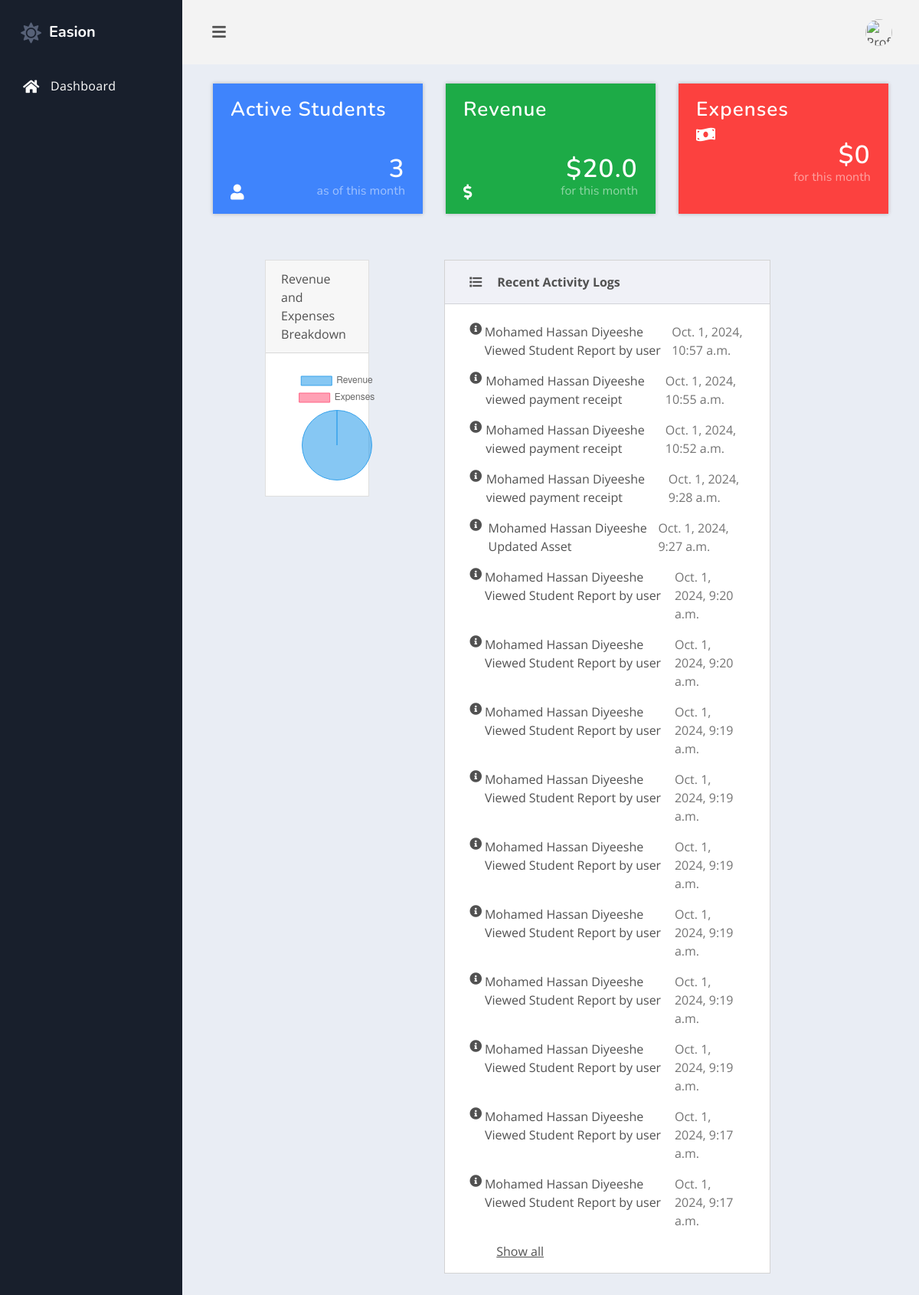
Before: /school/ with the older database file.
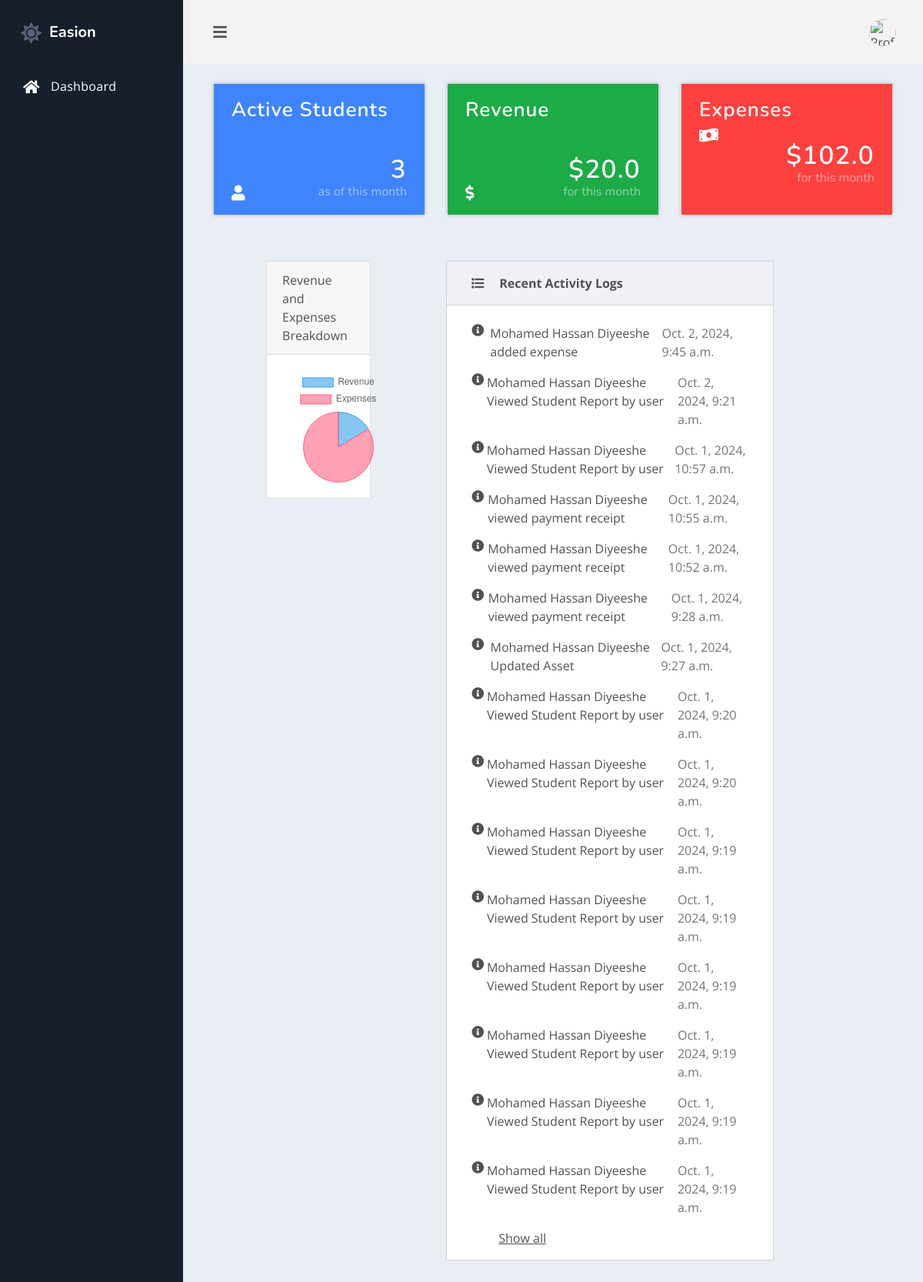
After: the same page with the newer database file.
### Users/models.py (models this page shows, shortened)
class ActivityLog(models.Model):
    user = models.ForeignKey(Users, on_delete=models.CASCADE)
    action = models.CharField(max_length=255)
    timestamp = models.DateTimeField(default=timezone.now)
    content_type = models.CharField(max_length=255)
    object_id = models.PositiveIntegerField()
    description = models.TextField(null=True, blank=True)

class Users(AbstractUser):
    email = models.EmailField(unique=True, blank=False, null=False)
    phone = models.CharField(max_length=15, blank=False, null=False)
    avatar = models.ImageField(upload_to='avatars/', blank=True, null=True)
    gender = models.CharField(max_length=10, choices=[('Male', 'Male'), ('Female', 'Female')], blank=True, null=True)
    is_admin = models.BooleanField(default=False)
    modified_at = models.DateTimeField(auto_now=True)
    user_must_change_password = models.BooleanField(default=False)
    title = models.CharField(max_length=50, blank=True, null=True)
    login_attempts = models.IntegerField(default=0, blank=True, null=True)
    last_login_device = models.TextField(blank=True, null=True)
    groups = models.ManyToManyField(Group, related_name='custom_user_set', blank=True)
    user_permissions = models.ManyToManyField(Permission, related_name='custom_user_permissions_set', blank=True)
    USERNAME_FIELD = 'email'  # Use email to login instead of username
    REQUIRED_FIELDS = ['username']  # Keep username required for Django Admin compatibility
    class Meta:
        db_table = 'users'
        ordering = ['-username']
        permissions = [
            ('manage_role_groups', 'Can Add Or Delete Role From The Group'),
            ('remove_role_from_group', 'Can Remove Role From Group'),
            ('assign_user_to_group', 'Can Assign User To Group'),
            ('role_report', 'Can See Roles Report'),
            ('view_dashboard', 'Can view dashboard'),
        ]
    def get_full_name(self):
        return f"{self.first_name} {self.last_name}"

### dashapp/views.py (the view)
# urls.py: path('', views.index, name='index'),  # This is the root URL
def index(request):
    total_active_students = Student.objects.filter(status='Active').count()
    current_month = timezone.now().month
    current_year = timezone.now().year
    total_revenue = Payment.objects.filter(date_paid__year=current_year, date_paid__month=current_month).aggregate(total=Sum('amount_paid'))['total'] or 0
    total_expenses = Expense.objects.filter(date_incurred__year=current_year, date_incurred__month=current_month).aggregate(total=Sum('amount'))['total'] or 0
    total_revenue = float(total_revenue) if total_revenue else 0
    total_expenses = float(total_expenses) if total_expenses else 0
    months = ['January', 'February', 'March', 'April', 'May', 'June', 'July', 'August', 'September', 'October', 'November', 'December']
    monthly_revenue = []
    monthly_expenses = []
    for month in range(1, 13):
        monthly_rev = Payment.objects.filter(date_paid__year=current_year, date_paid__month=month).aggregate(total=Sum('amount_paid'))['total'] or 0
        monthly_exp = Expense.objects.filter(date_incurred__year=current_year, date_incurred__month=month).aggregate(total=Sum('amount'))['total'] or 0
        monthly_revenue.append(monthly_rev)
        monthly_expenses.append(monthly_exp)
    print("Months:", months)
    print("Monthly Revenue:", monthly_revenue)
    print("Monthly Expenses:", monthly_expenses)
    recent_activity_logs = ActivityLog.objects.all().order_by('-timestamp')[:15]
    context = {
        'total_active_students': total_active_students,
        'total_revenue': total_revenue,
        'total_expenses': total_expenses,
        'months': months,
        'monthly_revenue': monthly_revenue,
        'monthly_expenses': monthly_expenses,
        'recent_activity_logs': recent_activity_logs,
    }
    return render(request, 'index.html', context)

### Templates/index.html (shortened to what this page needs)
{% extends "base.html" %}
{% block content %}
<div class="container-fluid">
    <div class="row dash-row">
        <div class="col-xl-4">
            <div class="stats stats-primary">
                <h3 class="stats-title"> Active Students </h3>
                <div class="stats-content">
                    <div class="stats-icon">
                        <i class="fas fa-user"></i>
                    </div>
                    <div class="stats-data">
                        <div class="stats-number">{{ total_active_students }}</div>
                        <div class="stats-timeframe">as of this month</div>
                    </div>
                </div>
            </div>
        </div>
        <div class="col-xl-4">
            <div class="stats stats-success">
                <h3 class="stats-title"> Revenue </h3>
                <div class="stats-content">
                    <div class="stats-icon">
                        <i class="fas fa-dollar-sign"></i>
                    </div>
                    <div class="stats-data">
                        <div class="stats-number">${{ total_revenue }}</div>
                        <div class="stats-timeframe">for this month</div>
                    </div>
                </div>
            </div>
        </div>
        <div class="col-xl-4">
            <div class="stats stats-danger">
                <h3 class="stats-title"> Expenses </h3>
                <div the="stats-content">
                    <div class="stats-icon">
                        <i class="fas fa-money-bill-wave"></i>
                    </div>
                    <div class="stats-data">
                        <div class="stats-number">${{ total_expenses }}</div>
                        <div class="stats-timeframe">for this month</div>
                    </div>
                </div>
            </div>
        </div>
    </div>
    <div class="row">
        <div class="row">
            <div class="col-md-6 offset-md-3">
                <div class="card">
                    <div class="card-header">Revenue and Expenses Breakdown</div>
                    <div class="card-body">
                        <canvas id="revenueExpensesPieChart" style="height: 400px;"></canvas>
                    </div>
                </div>
            </div>
        </div>
            <div class="col-xl-6">
                <div class="card easion-card">
                    <div class="card-header">
                        <div class="easion-card-icon">
                            <i class="fas fa-list"></i>
                        </div>
                        <div class="easion-card-title"> Recent Activity Logs </div>
                    </div>
                    <div class="card-body">
                        <div class="notifications">
                            {% for log in recent_activity_logs %}
                            <a href="#!" class="notification">
                                <div class="notification-icon">
                                    <i class="fas fa-info-circle"></i>
                                </div>
                                <div class="notification-text">{{ log.user.get_full_name }} {{ log.action }}</div>
                                <span class="notification-time">{{ log.timestamp }}</span>
                            </a>
                            {% endfor %}
                            <div class="notifications-show-all">
                                <a href="{% url 'activity_log_list' %}">Show all</a>
                            </div>
                        </div>
                    </div>
                </div>
            </div>
    </div>
</div>
{% endblock %}
{% block extra_script %}
<script>
document.addEventListener('DOMContentLoaded', function () {
    var ctx = document.getElementById('revenueExpensesPieChart').getContext('2d');
    var myPieChart = new Chart(ctx, {
        type: 'pie',
        data: {
            labels: ['Revenue', 'Expenses'],
            datasets: [{
                data: [{{ total_revenue }}, {{ total_expenses }}],  // Use actual revenue and expense totals
                backgroundColor: ['rgba(54, 162, 235, 0.6)', 'rgba(255, 99, 132, 0.6)'],
                borderColor: ['rgba(54, 162, 235, 1)', 'rgba(255, 99, 132, 1)'],
                borderWidth: 1
            }]
        },
        options: {
            responsive: true,
            plugins: {
                legend: {
                    position: 'top'
                }
            }
        }
    });
});
</script>
{% endblock %}

### Templates/base.html (shortened to what this page needs)
<html lang="en">
<head>
    {%load static %}
    <link rel="stylesheet" href="https://use.fontawesome.com/releases/v5.4.1/css/all.css">
    <link rel="stylesheet" href="{% static 'css/easion.css' %}">
</head>
<body>
    <div class="dash">
        <div class="dash-nav dash-nav-dark">
            <header>
                <a href="{% url 'index'%}" class="easion-logo"><i class="fas fa-sun"></i> <span>Easion</span></a>
            </header>
            <nav class="dash-nav-list">
                <a href="{% url 'index' %}" class="dash-nav-item">
                    <i class="fas fa-home"></i> Dashboard
                </a>
            </nav>
        </div>
        <div class="dash-app">
            <header class="dash-toolbar d-flex justify-content-between">
                <a href="#!" class="menu-toggle">
                    <i class="fas fa-bars"></i>
                </a>
                <div class="tools d-flex align-items-center">
                    <div class="dropdown tools-item d-flex align-items-center">
                        <img src="{{ request.user.avatar.url }}" alt="Profile Pic" class="rounded-circle" width="35" height="35" style="margin-right: 10px;">
                    </div>
                </div>
            </header>
            <main class="dash-content">
                {%block content %}
                {%endblock%}
            </main>
        </div>
    </div>
    {%block extra_script %} {%endblock%}
</body>
</html>

Changed rows visible on the page:
no longer on this page (row unchanged): ActivityLog: user.get_full_name "Mohamed Hassan Diyeeshe", action "Viewed Student Report by user", timestamp "Oct. 1, 2024, 9:17 a.m."
no longer on this page (row unchanged): ActivityLog: user.get_full_name "Mohamed Hassan Diyeeshe", action "Viewed Student Report by user", timestamp "Oct. 1, 2024, 9:17 a.m."
added ActivityLog: user.get_full_name "Mohamed Hassan Diyeeshe", action "added expense", timestamp "Oct. 2, 2024, 9:45 a.m."
added ActivityLog: user.get_full_name "Mohamed Hassan Diyeeshe", action "Viewed Student Report by user", timestamp "Oct. 2, 2024, 9:21 a.m."
Other visible differences:
{{ total_expenses }}: "0" → "102.0"
chart data {{ total_expenses }}: 0 → 102.0
